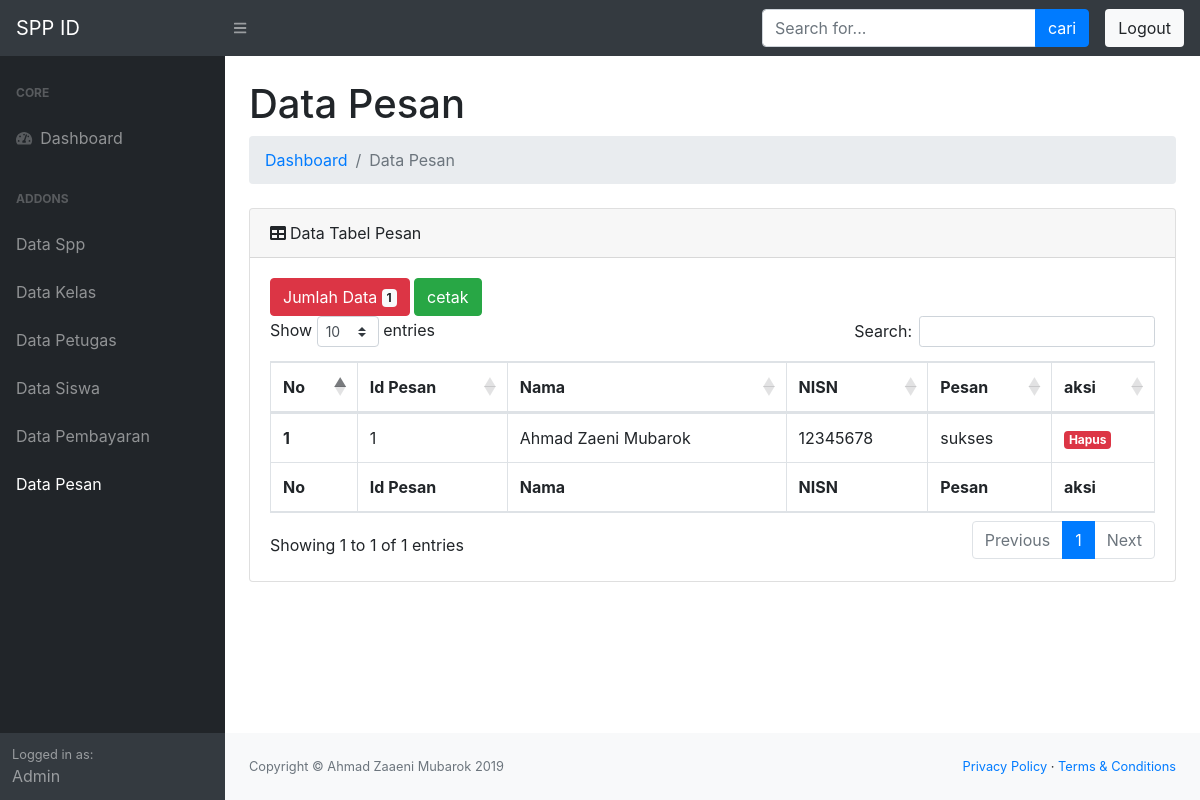
The app's page /dist/layout.php?page=pesan (signed in) with its own data.
### tables this page shows
CREATE TABLE `pesan` (
  `id_pesan` int(11) NOT NULL,
  `nama` varchar(35) NOT NULL,
  `nisn` char(10) NOT NULL,
  `pesan` text NOT NULL
);

### dist/koneksi.php (called while the page is built, shortened)
<?php
$db = mysqli_connect("localhost", "root", "", "spp");
function show($table, $where = null) {
	global $db;
	$command = "SELECT * FROM $table";
	$query = mysqli_query($db, $command) or die ($db->error);
	$row = array();
	while ($rows = mysqli_fetch_array($query, MYSQLI_BOTH)) {
		$row[] = $rows;
	}
	return $row;
}

### dist/pesan.php (the view, shortened to what this page needs)
<div class="container-fluid">
    <h1 class="mt-4">Data Pesan</h1>
    <ol class="breadcrumb mb-4">
        <li class="breadcrumb-item"><a href="?page=index">Dashboard</a></li>
        <li class="breadcrumb-item active">Data Pesan</li>
    </ol>
    <div class="card mb-4">
        <div class="card-header"><i class="fas fa-table mr-1"></i>Data Tabel Pesan</div>
        <div class="card-body">
            <?php
            $query = mysqli_query ($db,'SELECT *FROM pesan');
            $jumlah =mysqli_num_rows($query);
            ?>
              <button class="btn btn-danger">Jumlah Data <span class="badge badge-light"> <?php echo $jumlah; ?></span></button>
              <button class="btn btn-success" name="cetak" id="cetak">cetak</button>
            <div class="table-responsive">
                <table class="table table-bordered" id="dataTable" width="100%" cellspacing="0">
                    <thead>
                        <tr>
                            <th>No</th>
                            <th>Id Pesan</th>
                            <th>Nama</th>
                            <th>NISN</th>
                            <th>Pesan</th>
                            <th>aksi</th>
                        </tr>
                    </thead>
                    <tfoot>
                        <tr>
                            <th>No</th>
                            <th>Id Pesan</th>
                            <th>Nama</th>
                            <th>NISN</th>
                            <th>Pesan</th>
                            <th>aksi</th>
                        </tr>
                    </tfoot>
                    <tbody>
                       <?php
                        $count = 0;
                        $row = show("pesan");
                        if ($row == false) {
                            ?>
                            <tr>
                                <td colspan="9" align="center">data kosong</td>
                            </tr>
                            <?php
                        } else {
                        foreach ($row as $data) {
                        $count++;
                        ?>
                        <tr>
                            <th><?php echo $count; ?></th>
                            <td><?php echo $data['id_pesan']; ?></td>
                            <td><?php echo $data['nama']; ?></td>
                            <td><?php echo $data['nisn']; ?></td>
                            <td><?php echo $data['pesan']; ?></td>
                            <td>
                                <a onclick="return confirm('Yakin ingin menghapus data ini??');" class="badge badge-danger" href="?page=hapuspesan&id_pesan=<?php echo $data['id_pesan']; ?>">Hapus</a>
                            </td>
                        </tr>
                        <?php } } ?>
                    </tbody>
                </table>
            </div>
        </div>
    </div>
</div>

### records on screen
pesan: id_pesan "1", nama "Ahmad Zaeni Mubarok", nisn "12345678", pesan "sukses"

### other values on screen
$jumlah "1"
